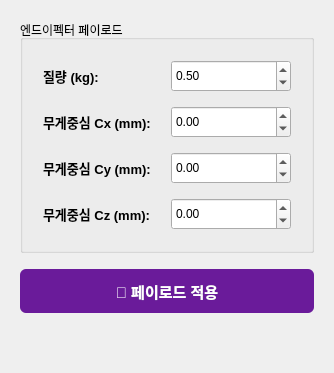
                 <widget class="QWidget" name="tab_motion_payload">
                  <attribute name="title">
                   <string>⚖️ 페이로드 설정</string>
                  </attribute>
                  <layout class="QVBoxLayout" name="vl_motion_payload">
                   <property name="spacing">
                    <number>16</number>
                   </property>
                   <property name="leftMargin">
                    <number>20</number>
                   </property>
                   <property name="topMargin">
                    <number>20</number>
                   </property>
                   <property name="rightMargin">
                    <number>20</number>
                   </property>
                   <property name="bottomMargin">
                    <number>20</number>
                   </property>
                   <item>
                    <widget class="QGroupBox" name="groupBox_payload">
                     <property name="title">
                      <string>엔드이펙터 페이로드</string>
                     </property>
                     <layout class="QFormLayout" name="formLayout_payload">
                      <property name="horizontalSpacing">
                       <number>20</number>
                      </property>
                      <property name="verticalSpacing">
                       <number>14</number>
                      </property>
                      <property name="leftMargin">
                       <number>20</number>
                      </property>
                      <property name="topMargin">
                       <number>20</number>
                      </property>
                      <property name="rightMargin">
                       <number>20</number>
                      </property>
                      <property name="bottomMargin">
                       <number>20</number>
                      </property>
                      <item row="0" column="0">
                       <widget class="QLabel" name="lbl_payload_mass">
                        <property name="styleSheet"><string>font-size: 13px; font-weight: bold;</string></property>
                        <property name="text">
                         <string>질량 (kg):</string>
                        </property>
                       </widget>
                      </item>
                      <item row="0" column="1">
                       <widget class="QDoubleSpinBox" name="spin_payload_mass">
                        <property name="minimumSize">
                         <size>
                          <width>120</width>
                          <height>32</height>
                         </size>
                        </property>
                        <property name="minimum">
                         <double>0.000000000000000</double>
                        </property>
                        <property name="maximum">
                         <double>20.000000000000000</double>
                        </property>
                        <property name="singleStep">
                         <double>0.100000000000000</double>
                        </property>
                        <property name="value">
                         <double>0.500000000000000</double>
                        </property>
                       </widget>
                      </item>
                      <item row="1" column="0">
                       <widget class="QLabel" name="lbl_payload_cx">
                        <property name="styleSheet"><string>font-size: 13px; font-weight: bold;</string></property>
                        <property name="text">
                         <string>무게중심 Cx (mm):</string>
                        </property>
                       </widget>
                      </item>
                      <item row="1" column="1">
                       <widget class="QDoubleSpinBox" name="spin_payload_cx">
                        <property name="minimumSize">
                         <size>
                          <width>120</width>
                          <height>32</height>
                         </size>
                        </property>
                        <property name="minimum">
                         <double>-500.000000000000000</double>
                        </property>
                        <property name="maximum">
                         <double>500.000000000000000</double>
                        </property>
                        <property name="singleStep">
                         <double>1.000000000000000</double>
                        </property>
                        <property name="value">
                         <double>0.000000000000000</double>
                        </property>
                       </widget>
                      </item>
                      <item row="2" column="0">
                       <widget class="QLabel" name="lbl_payload_cy">
                        <property name="styleSheet"><string>font-size: 13px; font-weight: bold;</string></property>
                        <property name="text">
                         <string>무게중심 Cy (mm):</string>
                        </property>
                       </widget>
                      </item>
                      <item row="2" column="1">
                       <widget class="QDoubleSpinBox" name="spin_payload_cy">
                        <property name="minimumSize">
                         <size>
                          <width>120</width>
                          <height>32</height>
                         </size>
                        </property>
                        <property name="minimum">
                         <double>-500.000000000000000</double>
                        </property>
                        <property name="maximum">
                         <double>500.000000000000000</double>
                        </property>
                        <property name="singleStep">
                         <double>1.000000000000000</double>
                        </property>
                        <property name="value">
                         <double>0.000000000000000</double>
                        </property>
                       </widget>
                      </item>
                      <item row="3" column="0">
                       <widget class="QLabel" name="lbl_payload_cz">
                        <property name="styleSheet"><string>font-size: 13px; font-weight: bold;</string></property>
                        <property name="text">
                         <string>무게중심 Cz (mm):</string>
                        </property>
                       </widget>
                      </item>
                      <item row="3" column="1">
                       <widget class="QDoubleSpinBox" name="spin_payload_cz">
                        <property name="minimumSize">
                         <size>
                          <width>120</width>
                          <height>32</height>
                         </size>
                        </property>
                        <property name="minimum">
                         <double>-500.000000000000000</double>
                        </property>
                        <property name="maximum">
                         <double>500.000000000000000</double>
                        </property>
                        <property name="singleStep">
                         <double>1.000000000000000</double>
                        </property>
                        <property name="value">
                         <double>0.000000000000000</double>
                        </property>
                       </widget>
                      </item>
                     </layout>
                    </widget>
                   </item>
                   <item>
                    <widget class="QPushButton" name="btn_apply_payload">
                     <property name="minimumSize">
                      <size>
                       <width>0</width>
                       <height>44</height>
                      </size>
                     </property>
                     <property name="styleSheet">
                      <string>background-color: #6A1B9A; color: white; font-size: 15px; font-weight: bold; border-radius: 6px;</string>
                     </property>
                     <property name="text">
                      <string>💾 페이로드 적용</string>
                     </property>
                    </widget>
                   </item>
                   <item>
                    <spacer name="spacer_payload_bottom">
                     <property name="orientation">
                      <enum>Qt::Vertical</enum>
                     </property>
                     <property name="sizeHint" stdset="0">
                      <size>
                       <width>20</width>
                       <height>40</height>
                      </size>
                     </property>
                    </spacer>
                   </item>
                  </layout>
                 </widget>
